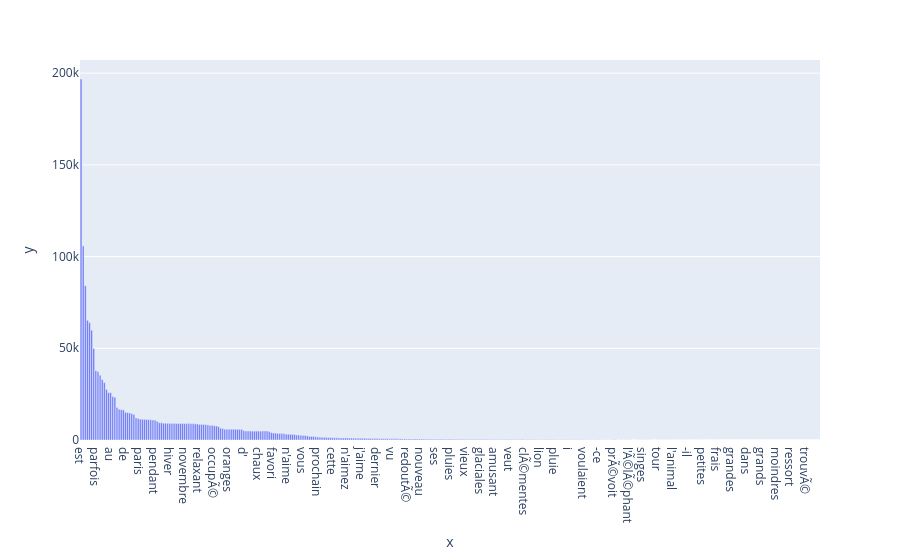

The notebook cell this image was saved under:
### Code cell
fig = px.bar(x = french_words, y = french_counts)
fig.show()

### Figure 1 — Plotly figure (JSON) as saved in the notebook; plotly's stock layout.template omitted (floating-point values rounded to 4 significant figures; data arrays with more than 128 entries replaced by an {"elided": "..."} marker saying what was removed)
{"data": [{"alignmentgroup": "True", "hovertemplate": "x=%{x}<br>y=%{y}<extra></extra>", "legendgroup": "", "marker": {"color": "#636efa"}, "name": "", "offsetgroup": "", "orientation": "v", "showlegend": false, "textposition": "auto", "type": "bar", "x": {"elided": "350 str values"}, "xaxis": "x", "y": {"elided": "350 int values"}, "yaxis": "y"}], "layout": {"barmode": "relative", "legend": {"tracegroupgap": 0}, "margin": {"t": 60}, "xaxis": {"anchor": "y", "domain": [0, 1], "title": {"text": "x"}}, "yaxis": {"anchor": "x", "domain": [0, 1], "title": {"text": "y"}}}}
